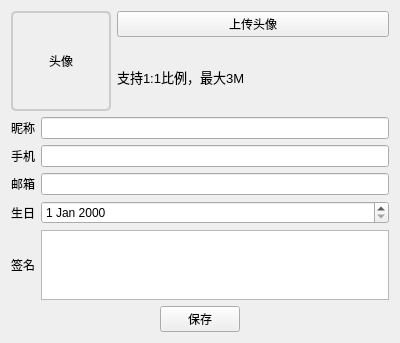
<?xml version="1.0" encoding="UTF-8"?>
<ui version="4.0">
 <class>EditUserInfoPage</class>
 <widget class="QWidget" name="EditUserInfoPage">
  <property name="geometry">
   <rect>
    <x>0</x>
    <y>0</y>
    <width>400</width>
    <height>300</height>
   </rect>
  </property>
  <property name="windowTitle">
   <string>编辑个人信息</string>
  </property>
  <layout class="QVBoxLayout" name="verticalLayout">
   <item>
    <layout class="QHBoxLayout" name="horizontalLayout_avatar">
     <item>
      <widget class="QLabel" name="lbAvatar">
       <property name="sizePolicy">
        <sizepolicy hsizetype="Fixed" vsizetype="Fixed">
         <horstretch>0</horstretch>
         <verstretch>0</verstretch>
        </sizepolicy>
       </property>
       <property name="minimumSize">
        <size>
         <width>100</width>
         <height>100</height>
        </size>
       </property>
       <property name="maximumSize">
        <size>
         <width>100</width>
         <height>100</height>
        </size>
       </property>
       <property name="styleSheet">
        <string notr="true">border: 2px solid #CCCCCC; border-radius: 5px;</string>
       </property>
       <property name="alignment">
        <set>Qt::AlignCenter</set>
       </property>
       <property name="text">
        <string>头像</string>
       </property>
      </widget>
     </item>
     <item>
      <layout class="QVBoxLayout" name="verticalLayout_avatar">
       <item>
        <widget class="QPushButton" name="btnUploadAvatar">
         <property name="text">
          <string>上传头像</string>
         </property>
        </widget>
       </item>
       <item>
        <widget class="QLabel" name="lbAvatarHint">
         <property name="text">
          <string>支持1:1比例，最大3M</string>
         </property>
         <property name="font">
          <font>
           <pointsize>10</pointsize>
           <weight>50</weight>
          </font>
         </property>
       </widget>
       </item>
      </layout>
     </item>
    </layout>
   </item>
   <item>
    <layout class="QHBoxLayout" name="horizontalLayout">
     <item>
      <widget class="QLabel" name="label">
       <property name="text">
        <string>昵称</string>
       </property>
      </widget>
     </item>
     <item>
      <widget class="QLineEdit" name="leName"/>
     </item>
    </layout>
   </item>
   <item>
    <layout class="QHBoxLayout" name="horizontalLayout_2">
     <item>
      <widget class="QLabel" name="label_2">
       <property name="text">
        <string>手机</string>
       </property>
      </widget>
     </item>
     <item>
      <widget class="QLineEdit" name="lePhone"/>
     </item>
    </layout>
   </item>
   <item>
    <layout class="QHBoxLayout" name="horizontalLayout_3">
     <item>
      <widget class="QLabel" name="label_3">
       <property name="text">
        <string>邮箱</string>
       </property>
      </widget>
     </item>
     <item>
      <widget class="QLineEdit" name="leEmail"/>
     </item>
    </layout>
   </item>
   <item>
    <layout class="QHBoxLayout" name="horizontalLayout_4">
     <item>
      <widget class="QLabel" name="label_4">
       <property name="text">
        <string>生日</string>
       </property>
      </widget>
     </item>
     <item>
      <widget class="QDateEdit" name="deBirthday">
       <property name="sizePolicy">
        <sizepolicy hsizetype="Expanding" vsizetype="Fixed">
         <horstretch>0</horstretch>
         <verstretch>0</verstretch>
        </sizepolicy>
       </property>
      </widget>
     </item>
    </layout>
   </item>
   <item>
    <layout class="QHBoxLayout" name="horizontalLayout_5">
     <item>
      <widget class="QLabel" name="label_5">
       <property name="text">
        <string>签名</string>
       </property>
      </widget>
     </item>
     <item>
      <widget class="QTextEdit" name="teInfo"/>
     </item>
    </layout>
   </item>
   <item>
    <layout class="QHBoxLayout" name="horizontalLayout_6">
     <item>
      <spacer name="horizontalSpacer">
       <property name="orientation">
        <enum>Qt::Orientation::Horizontal</enum>
       </property>
       <property name="sizeHint" stdset="0">
        <size>
         <width>40</width>
         <height>20</height>
        </size>
       </property>
      </spacer>
     </item>
     <item>
      <widget class="QPushButton" name="btnSave">
       <property name="text">
        <string>保存</string>
       </property>
      </widget>
     </item>
     <item>
      <spacer name="horizontalSpacer_2">
       <property name="orientation">
        <enum>Qt::Orientation::Horizontal</enum>
       </property>
       <property name="sizeHint" stdset="0">
        <size>
         <width>40</width>
         <height>20</height>
        </size>
       </property>
      </spacer>
     </item>
    </layout>
   </item>
  </layout>
 </widget>
 <resources/>
 <connections/>
</ui>
